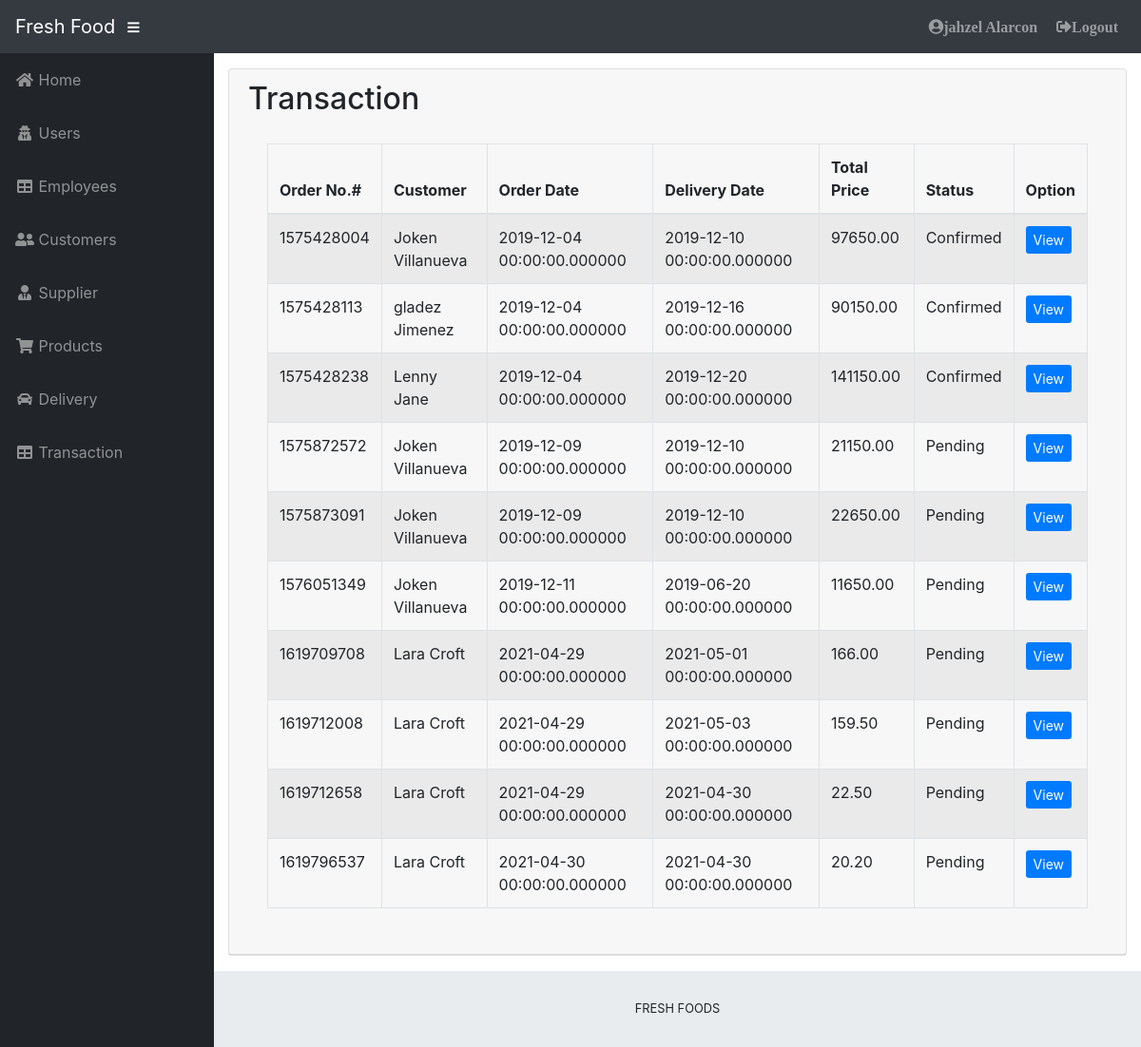
The app's page /admin/detail.php (signed in), older data.
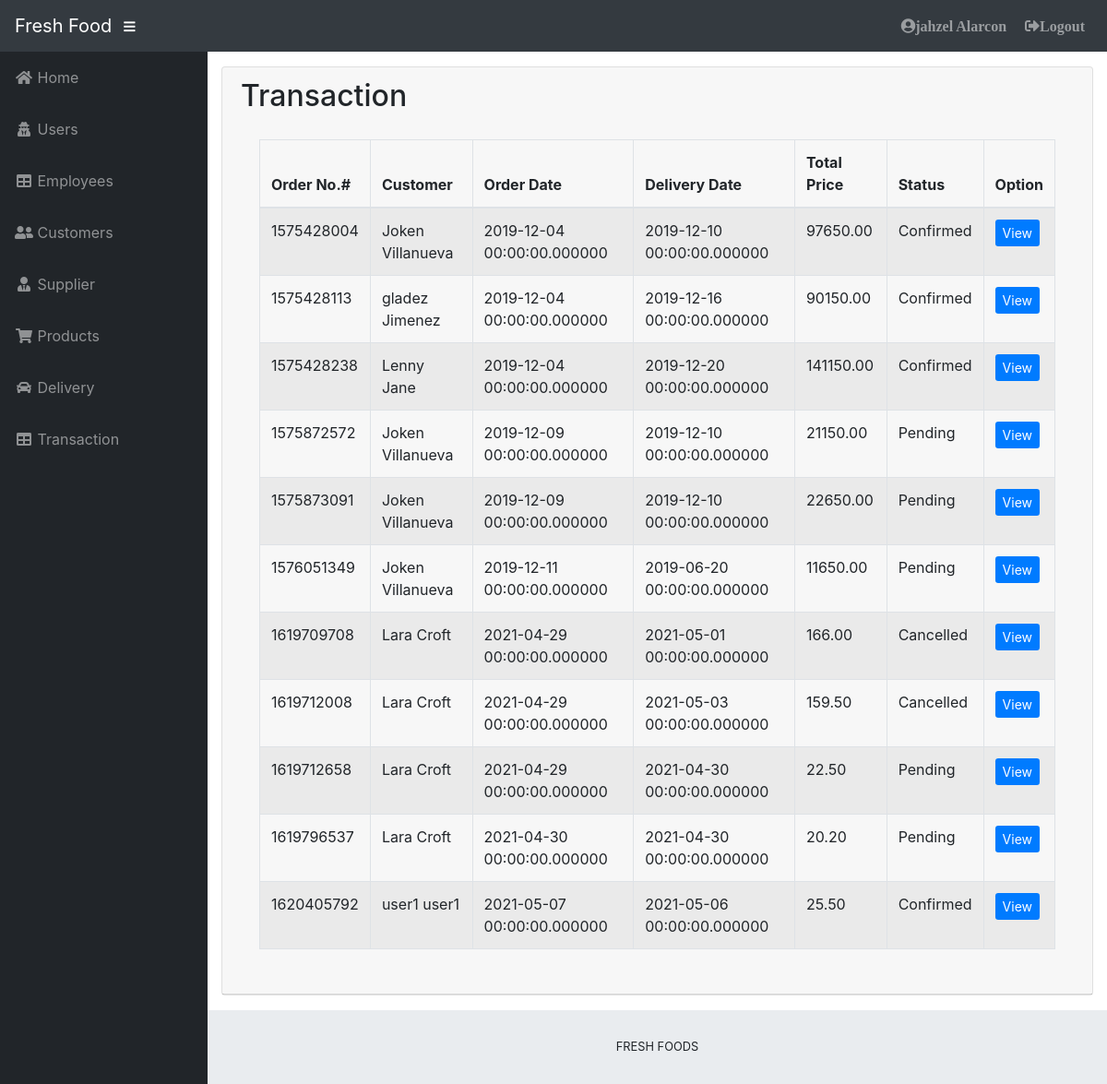
The same page, newer data.
### tables this page shows
CREATE TABLE `tbltransacdetail` (
  `detail_id` int(11) NOT NULL,
  `transac_code` int(11) NOT NULL,
  `date` datetime(6) NOT NULL,
  `customer_id` int(11) NOT NULL,
  `deliveryfee` int(11) NOT NULL,
  `pay_met` varchar(30) NOT NULL,
  `totalprice` decimal(15,2) NOT NULL,
  `status` varchar(200) NOT NULL,
  `remarks` text NOT NULL,
  `delivery_date` datetime(6) NOT NULL
);

### admin/detail.php (the view, shortened to what this page needs)
<?php
if(!isset($_SESSION["userid"])){
 header("Location: login.php");
}else{
include('../includes/connection.php');
include 'theme/header.php';
include 'theme/sidebar.php';
?>
          <div class="card mb-3">
            <div class="card-header">
              <h2>Transaction</h2>
            <div class="card-body">
              <div class="table-responsive">
                            <table class="table table-bordered table-hover table-striped" id="dataTable" width="100%" cellspacing="0">
                                <thead>
                                    <tr>
                                        <th>Order No.#</th>
                                        <th>Customer</th>
                                        <th>Order Date</th>
                                        <th>Delivery Date</th>
                                        <th>Total Price</th>
                                        <th>Status</th>
                                        <th>Option</th>
                                    </tr>
                                </thead>
                                <tbody>
                                  <?php
                $query = 'SELECT *,concat(`C_FNAME`," ",`C_LNAME`)as name FROM tbltransacdetail a, tblcustomer b WHERE a.`customer_id`=b.`C_ID` ';
                    $result = mysqli_query($db, $query) or die (mysqli_error($db));
                        while ($row = mysqli_fetch_assoc($result)) {
                            echo '<tr>';
                            echo '<td>'. $row['transac_code'].'</td>';
                            echo '<td>'. $row['name'].'</td>';
                            echo '<td>'. $row['date'].'</td>';
                             echo '<td>'. $row['delivery_date'].'</td>';
                            echo '<td>'. $row['totalprice'].'</td>';
                            echo '<td>'. $row['status'].'</td>';
                            echo '<td><a title="View list Of Ordered" type="button" class="btn-sm btn-primary" href="detailtransac.php?id='. $row['transac_code'].'" >View </a></td>';
                            echo '</tr> ';
                }
            ?>
                                </tbody>
                            </table>
                        </div>
            </div>
          </div>
        </div>
<?php include 'theme/footer.php'; }?>
<?php include 'addtransac.php'; ?>

Row changes from the older to the newer data that the page shows:
changed tbltransacdetail (number 7 of 11 on the later page): status "Pending" → "Cancelled"
changed tbltransacdetail (number 8 of 11 on the later page): status "Pending" → "Cancelled"
added tbltransacdetail: transac_code "1620405792", name "user1 user1", date "2021-05-07 00:00:00.000000", delivery_date "2021-05-06 00:00:00.000000", totalprice "25.50", status "Confirmed"
